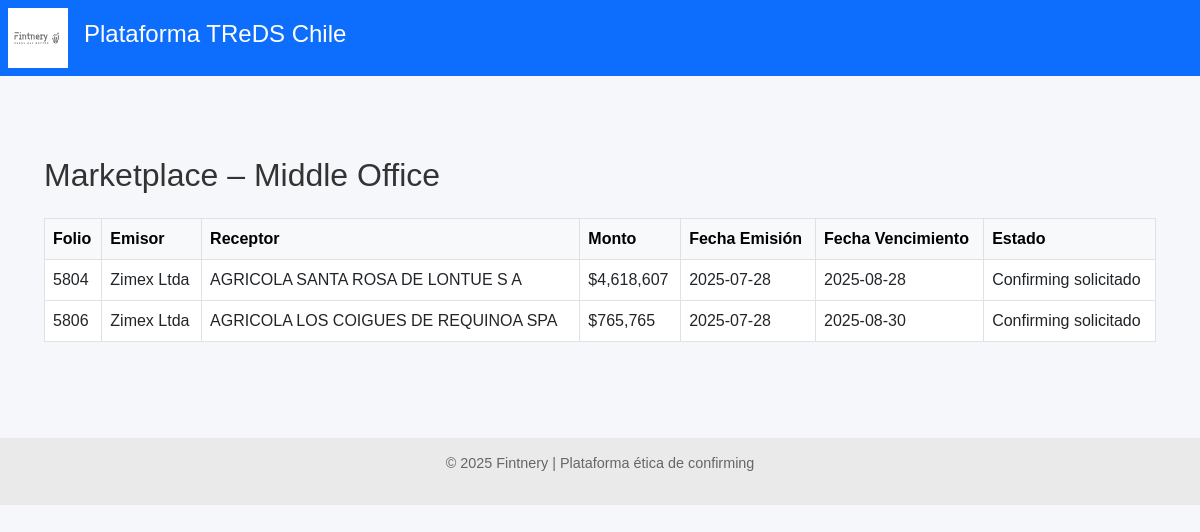
The app's page /marketplace/marketplace-general, older data.
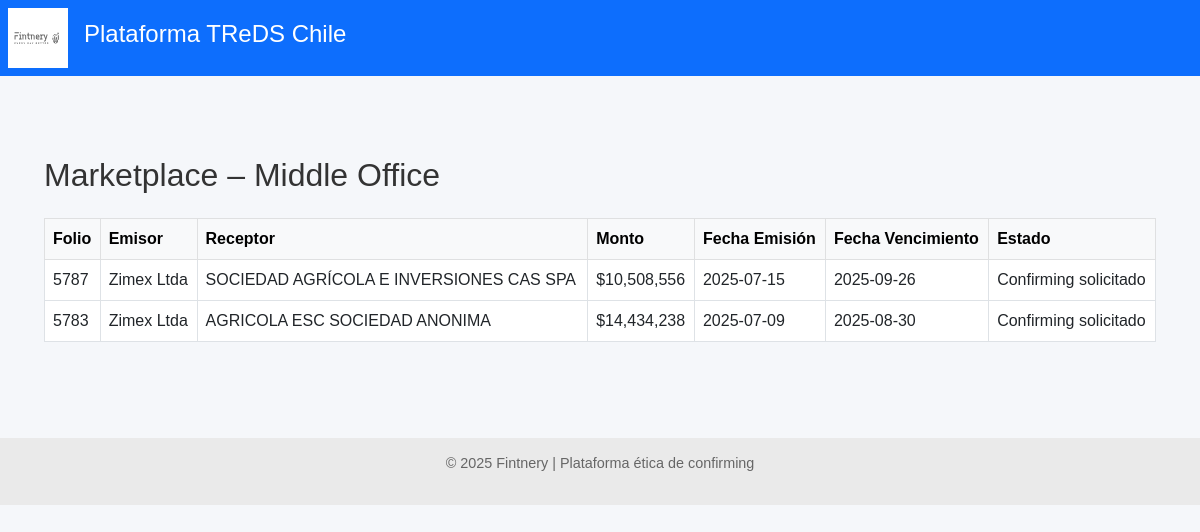
The same page, newer data.
### models.py (models this page shows)
class FacturaDB(Base):
    __tablename__ = "facturas"
    id = Column(Integer, primary_key=True, index=True)
    rut_emisor = Column(String, index=True)
    rut_receptor = Column(String)
    tipo_dte = Column(String)
    folio = Column(Integer)
    monto = Column(Integer)
    estado_dte = Column(String)
    razon_social_emisor = Column(String)
    razon_social_receptor = Column(String)
    fecha_emision = Column(Date)
    fecha_vencimiento = Column(Date)
    fecha_vencimiento_original = Column(Date, nullable=True)
    modificacion_aceptada_por_proveedor = Column(Boolean, nullable=True, default=None)
    confirming_solicitado = Column(Boolean, default=False)
    origen_confirmacion = Column(String, default="Desconocido")
    financiador_adjudicado = Column(Integer, ForeignKey("financiadores.id"), nullable=True)
    proveedor_id = Column(Integer, ForeignKey("proveedores.id"))
    proveedor = relationship("Proveedor", back_populates="facturas")
    pagador_id = Column(Integer, ForeignKey("pagadores.id"))
    pagador = relationship("Pagador", back_populates="facturas")
    ofertas = relationship("OfertaFinanciamiento", back_populates="factura")
    financiador = relationship(
        "Financiador",
        primaryjoin=Financiador.id == foreign(cast(financiador_adjudicado, Integer)), viewonly=True,
        uselist=False,
    )

### routers/marketplace.py (the view)
@router.get("/marketplace-general")
def ver_marketplace_general(request: Request, db: Session = Depends(get_db)):
    facturas = (
        db.query(FacturaDB)
        .filter(FacturaDB.estado_dte == "Confirming solicitado")
        .all()
    )
    return templates.TemplateResponse(
        "marketplace_general.html",
        {
            "request": request,
            "facturas": facturas
        }
    )

### templates/marketplace_general.html (shortened to what this page needs)
{% extends "base.html" %}
{% block content %}
<div class="container mt-5">
  <h2 class="mb-4">Marketplace – Middle Office</h2>
  {% if facturas %}
  <div class="table-responsive">
    <table class="table table-bordered table-hover bg-white">
      <thead class="table-light">
        <tr>
          <th>Folio</th>
          <th>Emisor</th>
          <th>Receptor</th>
          <th>Monto</th>
          <th>Fecha Emisión</th>
          <th>Fecha Vencimiento</th>
          <th>Estado</th>
        </tr>
      </thead>
      <tbody>
        {% for f in facturas %}
        <tr>
          <td>{{ f.folio }}</td>
          <td>{{ f.razon_social_emisor }}</td>
          <td>{{ f.razon_social_receptor }}</td>
          <td>${{ "{:,.0f}".format(f.monto) }}</td>
          <td>{{ f.fecha_emision }}</td>
          <td>{{ f.fecha_vencimiento }}</td>
          <td>{{ f.estado_dte }}</td>
        </tr>
        {% endfor %}
      </tbody>
    </table>
  </div>
  {% else %}
  <p class="text-muted">No hay facturas disponibles actualmente.</p>
  {% endif %}
</div>
{% endblock %}

Row changes from the older to the newer data that the page shows:
no longer on this page (row edited): FacturaDB: folio "5804", razon_social_emisor "Zimex Ltda", razon_social_receptor "AGRICOLA SANTA ROSA DE LONTUE S A", monto "4,618,607", fecha_emision "2025-07-28", fecha_vencimiento "2025-08-28", estado_dte "Confirming solicitado"
no longer on this page (row edited): FacturaDB: folio "5806", razon_social_emisor "Zimex Ltda", razon_social_receptor "AGRICOLA LOS COIGUES DE REQUINOA SPA", monto "765,765", fecha_emision "2025-07-28", fecha_vencimiento "2025-08-30", estado_dte "Confirming solicitado"
now on this page (row edited): FacturaDB: folio "5787", razon_social_emisor "Zimex Ltda", razon_social_receptor "SOCIEDAD AGRÍCOLA E INVERSIONES CAS SPA", monto "10,508,556", fecha_emision "2025-07-15", fecha_vencimiento "2025-09-26", estado_dte "Confirming solicitado"
now on this page (row edited): FacturaDB: folio "5783", razon_social_emisor "Zimex Ltda", razon_social_receptor "AGRICOLA ESC SOCIEDAD ANONIMA", monto "14,434,238", fecha_emision "2025-07-09", fecha_vencimiento "2025-08-30", estado_dte "Confirming solicitado"
